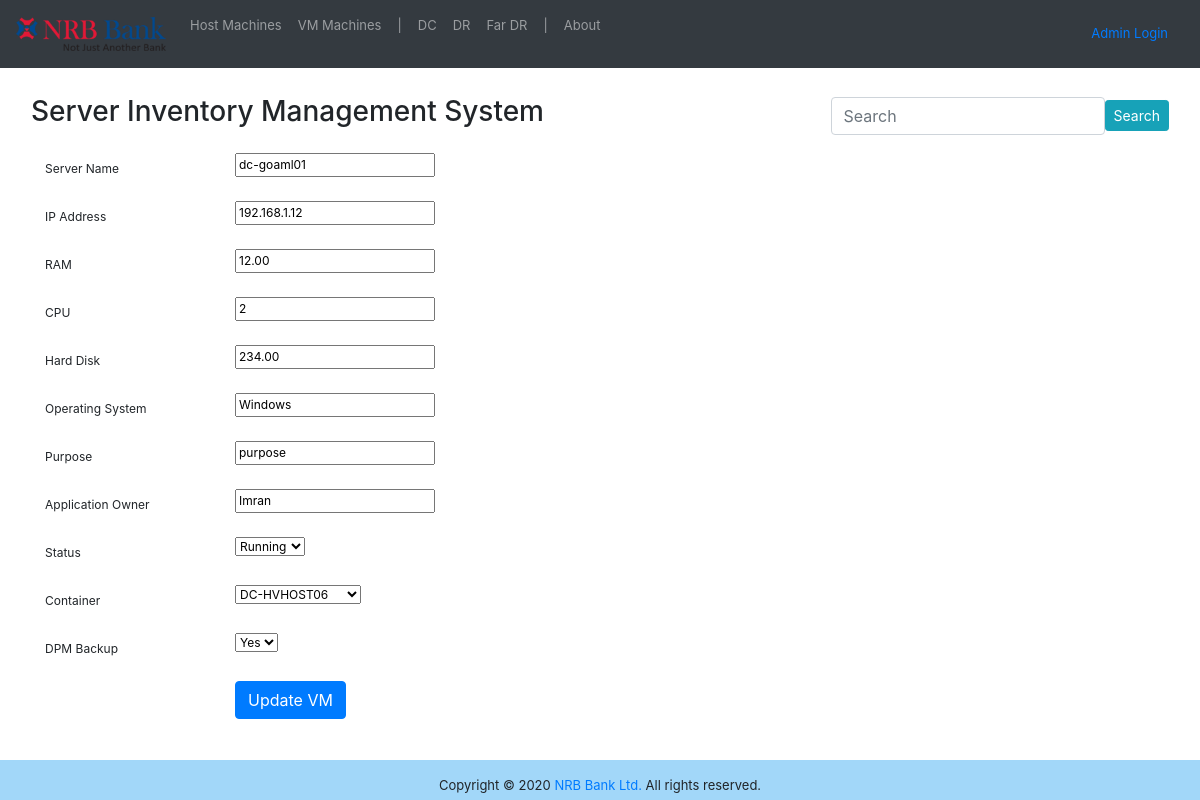
Page /edit_vm/2 on the committed database.
### server/models.py (models this page shows, shortened)
class VM_Server(models.Model):
    name= models.CharField(max_length=25, blank=False,unique=True, verbose_name="Server Name")
    ip_address= models.GenericIPAddressField(unique=True,default="192.168.1.100", verbose_name="IP Address")
    ram= models.DecimalField(max_digits=5, decimal_places=2,default=1,verbose_name="RAM")
    processor= models.IntegerField(blank=False, null=True,verbose_name="CPU")
    hdd= models.DecimalField(max_digits=7, decimal_places=2,default=1,verbose_name="Hard Disk")
    os= models.CharField(max_length=30,default="Windows", verbose_name="Operating System")
    descriptions= models.CharField(max_length=50,default="", verbose_name="Purpose")
    app_owner= models.CharField(max_length=20, default="Imran", verbose_name="Application Owner")
    choices=(
        ('Running', 'Running'),
        ('Stopped', 'Stopped')
    )
    status= models.CharField(max_length=10, choices= choices, default="Running")
    container=models.ForeignKey('Host_Server', on_delete=models.CASCADE,blank=False, null=True)
    choices=(
        ('Yes', 'Yes'),
        ('No', 'No')
    )
    dpm= models.CharField(max_length=5, choices=choices, default="Yes", verbose_name="DPM Backup")
    class Meta:
        verbose_name = "VM Server"
        verbose_name_plural = "VM Servers"

### server/views.py (the view)
# urls.py: path('edit_vm/<pk>', edit_vm, name='edit_vm'),
def edit_vm(request, pk):
    host = get_object_or_404(VM_Server, pk=pk)
    if request.method == "POST":
        form = VMForm(request.POST, instance=host)
        if form.is_valid():
            form.save()
            return redirect('display_vm')
    else:
        form = VMForm(instance=host)
        return render(request, 'edit_vm.html', {'form': form})

### server/forms.py
class VMForm(forms.ModelForm):
    class Meta:
        model= VM_Server
        fields=('name','ip_address','ram','processor','hdd','os','descriptions','app_owner','status','container','dpm')

### server/models.py (called while the page is built)
    def __str__(self):
        return self.name

### server/templates/edit_vm.html (shortened to what this page needs)
{% extends 'base.html' %}
{% block body %}
  <div class="container">
    <form method="POST">
      {% for field in form %}
      <div class="form-group row">
        <label for="{{ field.name }}" class="col-2 col-form-label">{{ field.label }}</label>
        <div class="col-10">
          {{ field }}
        </div>
      </div>
      {% endfor %}
      <div class="form-group row">
        <div class="offset-sm-2 col-sm-6">
          <button type="submit" class="btn btn-primary">Update VM</button>
        </div>
      </div>
    </form>
  </div>
{% endblock %}

### rows in the picture
VM_Server: form "dc-goaml01" "192.168.1.12" "12.00" "2" "234.00" "Windows" "purpose" "Imran" "Running" "DC-HVHOST06" "Yes"

### other values in the picture
{{ field.label }} "Server Name" "IP Address" "RAM" "CPU" "Hard Disk" "Operating System" "Purpose" "Application Owner" "Status" "Container" "DPM Backup"
